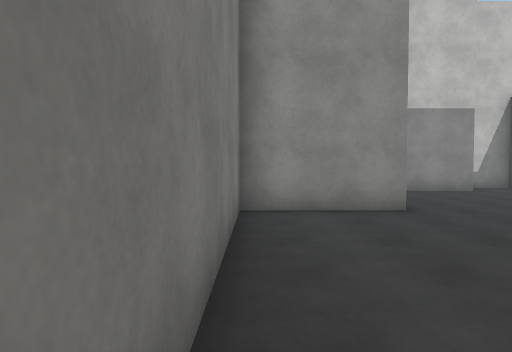
View 1 (above)

16 first-person views from a walk through a 3-D level made in the Unity game engine. The camera is 1.5 m above the floor, tilts 2° down and sees 75° across. The floor is counted in squares, 2 m on a side. Each view is taken from the middle of a square. On the plan, view 1 faces up. The plan holds only what a view shows up to about 11 squares ahead; the rest is blank. The place goes on beyond the plan. Surface patterns are stand-ins for the level's own textures.

View 2
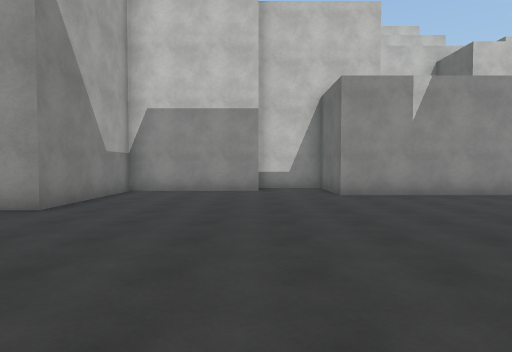

View 3
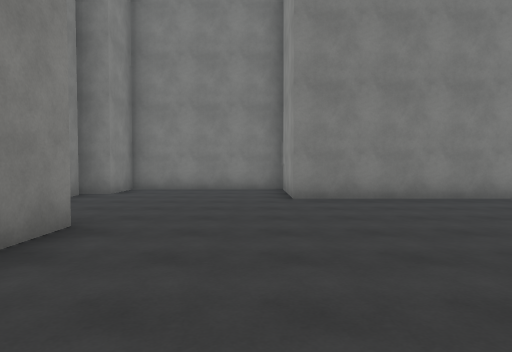

View 4
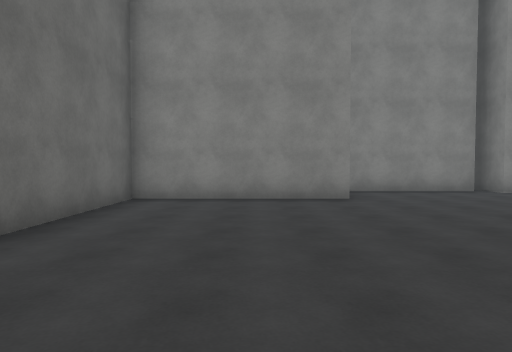

View 5
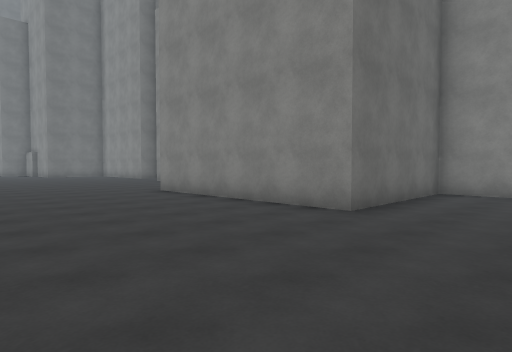

View 6
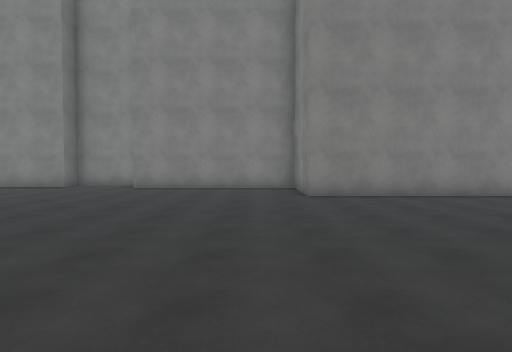

View 7
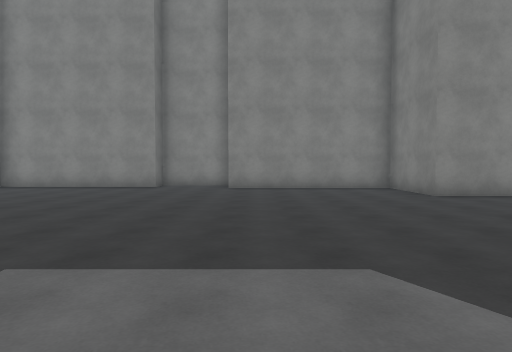

View 8
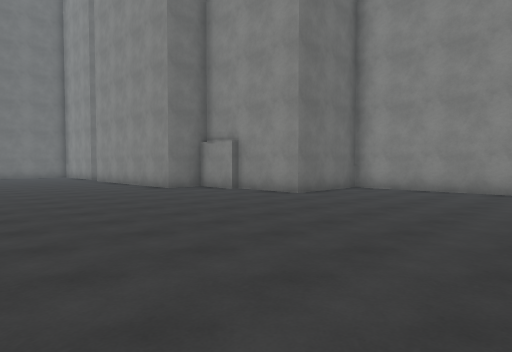

View 9
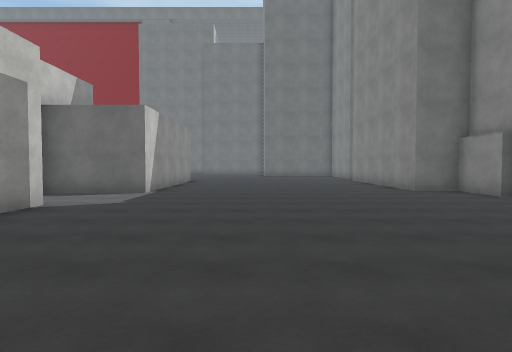

View 10
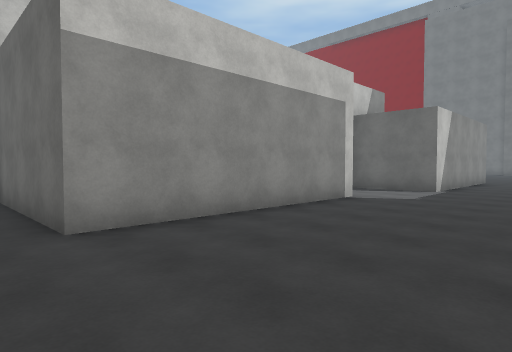

View 11
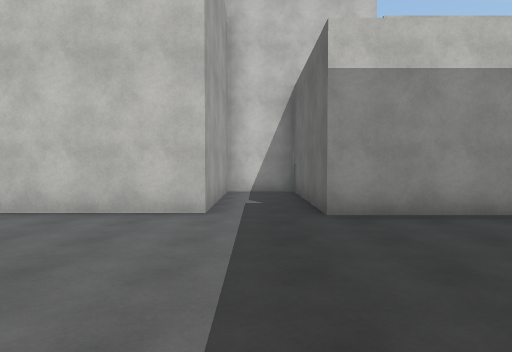

View 12
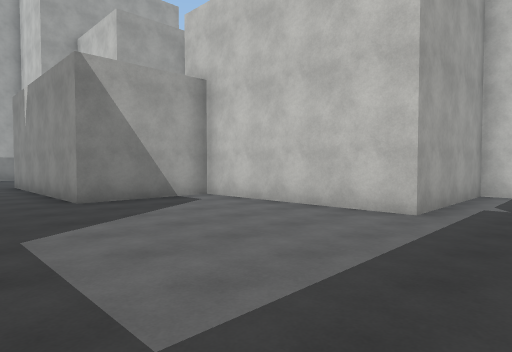

View 13
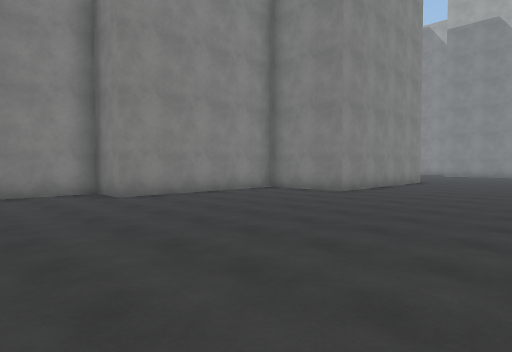

View 14
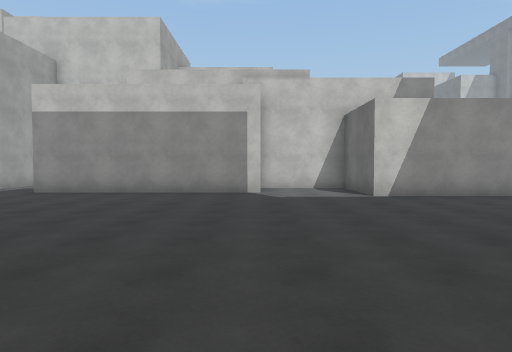

View 15
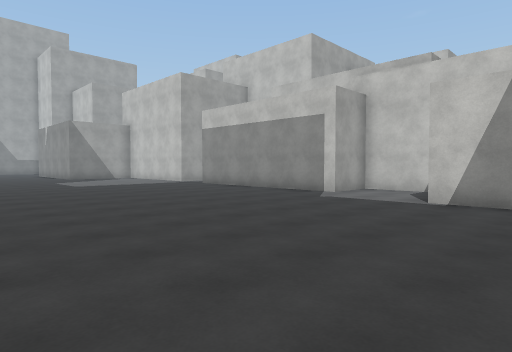

View 16
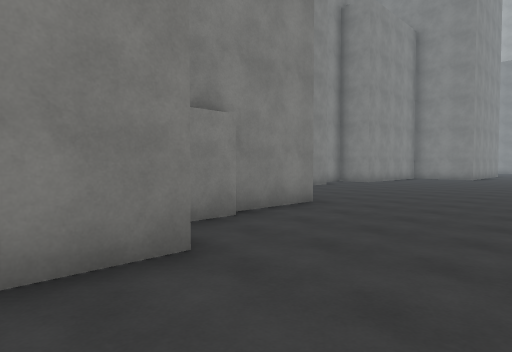

### Floor plan
Points are (right, up) in squares from view 1. A wall is a line through its corners. A room is listed if a view was taken in it or the views show most of it. See-through windows are left out.
Room 1 (views 1, 2, 3, 4, 5, 6, 7, 8, 9, 10, 11, 12, 13, 14, 15, 16)
walls: (21.2, -2) (26.4, -2) (26.4, 1.1) (28.8, 1.1); (6.1, 9.3) (2.5, 9.3) (2.5, 5.4) (-0.3, 5.4) (-0.3, -0.2) (-3, -0.2) (-3, -4.7) (-1.5, -4.7) (-1.5, -5.9); (28.6, 1.3) (30.3, 1.3) (30.3, 2.5) (32, 2.5); (2.9, -3.3) (7.7, -3.3) (7.7, 1.1) (13.8, 1.1) (13.8, -1.5) (18.9, -1.5) (18.9, -2.9) (20.9, -2.9); (32.5, 9.9) (29.8, 9.9) (29.8, 12.6) (27.1, 12.6) (27.1, 10.9) (21.1, 10.9) (21.1, 15.2) (19.2, 15.2) (19.2, 11.1) (14.1, 11.1) (14.1, 8.1) (8.1, 8.1) (8.1, 10.6) (6, 10.6); (-1.1, -5.3) (2.4, -5.3)

Where each view was taken, in squares from view 1:
view 1: 0 up, 0 right, facing up
view 2: 0 up, 6 right, facing up
view 3: 1 down, 7 right, facing left
view 4: 4 up, 5 right, facing down
view 5: 6 up, 5 right, facing down-right
view 6: 9 up, 15 right, facing down
view 7: 9 up, 18 right, facing down
view 8: 8 up, 21 right, facing down-right
view 9: 7 up, 21 right, facing right
view 10: 7 up, 20 right, facing up-right
view 11: 6 up, 20 right, facing up
view 12: 6 up, 21 right, facing up-left
view 13: 6 up, 22 right, facing down-left
view 14: 2 up, 27 right, facing up
view 15: 3 up, 32 right, facing up-left
view 16: 5 up, 32 right, facing down-left
